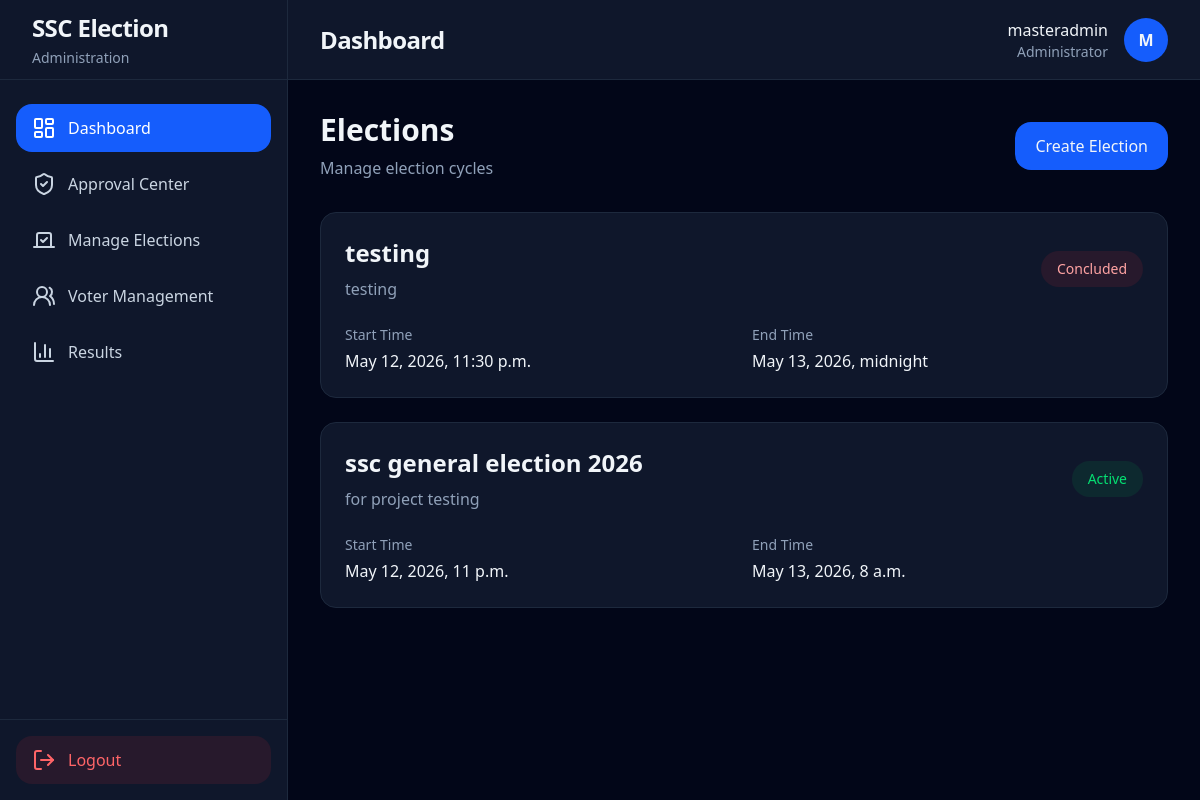
/elections/ (signed in), run on the app's committed database.
### accounts/models.py (models this page shows, shortened)
class User(AbstractUser):
    ROLE_CHOICES = (
        ('SUPER_ADMIN', 'Super Admin'),
        ('ADMIN', 'Admin'),
        ('VOTER', 'Voter'),
    )
    role = models.CharField(
        max_length=20,
        choices=ROLE_CHOICES,
        default='VOTER'
    )
    student_id = models.CharField(
        max_length=50,
        unique=True,
        blank=True,
        null=True
    )
    department = models.CharField(
        max_length=255,
        blank=True
    )
    year_level = models.CharField(
        max_length=50,
        blank=True
    )
    is_approved = models.BooleanField(default=False)
    created_at = models.DateTimeField(auto_now_add=True)

### elections/models.py (models this page shows, shortened)
class Election(models.Model):
    title = models.CharField(max_length=255)
    description = models.TextField()
    start_time = models.DateTimeField()
    end_time = models.DateTimeField()
    is_active = models.BooleanField(default=False)
    created_at = models.DateTimeField(auto_now_add=True)
    @property
    def has_ended(self):
        return timezone.now() >= self.end_time
    @property
    def is_concluded(self):
        return self.has_ended
    @property
    def is_open(self):
        now = timezone.now()
        return (
            self.is_active and
            self.start_time <= now < self.end_time
        )

### elections/views.py (the view)
@admin_required
def election_list(request):
    close_concluded_elections()
    elections = Election.objects.all().order_by(
        '-created_at'
    )
    return render(
        request,
        'elections/election_list.html',
        {
            'elections': elections
        }
    )

### elections/services.py (called while the page is built)
def close_concluded_elections():
    Election.objects.filter(
        is_active=True,
        end_time__lte=timezone.now()
    ).update(
        is_active=False
    )

### templates/elections/election_list.html (shortened to what this page needs)
{% extends 'layouts/admin_base.html' %}
{% block content %}
<div class="flex items-center justify-between mb-8">
    <div>
        <h2 class="text-3xl font-bold">
            Elections
        </h2>
        <p class="text-slate-400 mt-2">
            Manage election cycles
        </p>
    </div>
    <a
        href="{% url 'elections:create_election' %}"
        class="bg-blue-600 hover:bg-blue-700 transition px-5 py-3 rounded-2xl font-medium"
    >
        Create Election
    </a>
</div>
<div class="grid gap-6">
    {% for election in elections %}
    <a
        href="{% url 'elections:election_detail' election.id %}"
        class="block bg-slate-900 border border-slate-800 rounded-2xl p-6 hover:border-blue-500 transition"
    >
        <div class="flex items-center justify-between">
            <div>
                <h3 class="text-2xl font-bold">
                    {{ election.title }}
                </h3>
                <p class="text-slate-400 mt-2">
                    {{ election.description }}
                </p>
            </div>
            {% if election.is_concluded %}
            <span class="bg-red-500/10 text-red-300 px-4 py-2 rounded-full text-sm font-medium">
                Concluded
            </span>
            {% elif election.is_open %}
            <span class="bg-green-500/10 text-green-400 px-4 py-2 rounded-full text-sm font-medium">
                Active
            </span>
            {% elif election.is_active %}
            <span class="bg-blue-500/10 text-blue-300 px-4 py-2 rounded-full text-sm font-medium">
                Scheduled
            </span>
            {% else %}
            <span class="bg-slate-700 text-slate-300 px-4 py-2 rounded-full text-sm font-medium">
                Draft
            </span>
            {% endif %}
        </div>
        <div class="grid md:grid-cols-2 gap-4 mt-6">
            <div>
                <p class="text-sm text-slate-400">
                    Start Time
                </p>
                <p class="mt-1 font-medium">
                    {{ election.start_time }}
                </p>
            </div>
            <div>
                <p class="text-sm text-slate-400">
                    End Time
                </p>
                <p class="mt-1 font-medium">
                    {{ election.end_time }}
                </p>
            </div>
        </div>
    </a>
    {% empty %}
    <div class="bg-slate-900 border border-slate-800 rounded-2xl p-12 text-center text-slate-400">
        No elections created yet.
    </div>
    {% endfor %}
</div>
{% endblock %}

### templates/components/topbar.html
<header class="h-20 border-b border-slate-800 bg-slate-900 flex items-center justify-between px-8">
    <div>
        <h2 class="text-2xl font-bold tracking-tight">
            {% block page_title %}
            Dashboard
            {% endblock %}
        </h2>
    </div>
    <div class="flex items-center gap-4">
        <div class="text-right">
            <p class="font-medium">
                {{ request.user.username }}
            </p>
            <p class="text-sm text-slate-400">
                Administrator
            </p>
        </div>
        <div class="w-11 h-11 rounded-full bg-blue-600 flex items-center justify-center font-bold">
            {{ request.user.username|first|upper }}
        </div>
    </div>
</header>

### data on the page
User: user.username "masteradmin", user.username|first "M"
Election: title "testing", description "testing", shows "Concluded", start_time "May 12, 2026, 11:30 p.m.", end_time "May 13, 2026, midnight"
Election: title "ssc general election 2026", description "for project testing", is_active "Active", start_time "May 12, 2026, 11 p.m.", end_time "May 13, 2026, 8 a.m."
